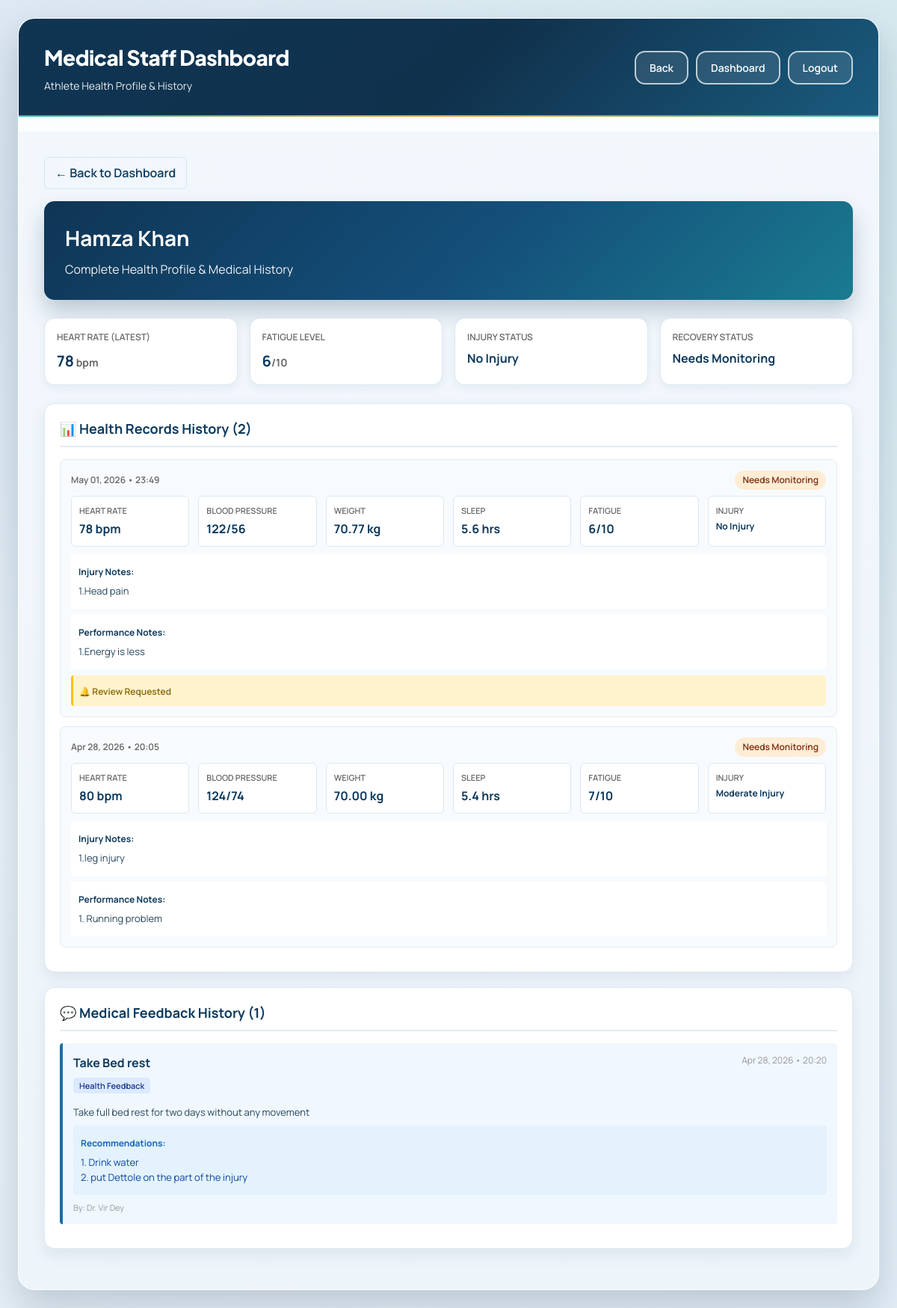
The app's page /medical-staff/athlete/3/health/ (signed in) with its own data.
### user/models.py (models this page shows, shortened)
class User(AbstractBaseUser, PermissionsMixin):
    ROLE_CHOICES = (
        ('athlete', 'Athlete'),
        ('coach', 'Coach'),
        ('medical', 'Medical Staff'),
    )
    BLOOD_GROUP_CHOICES = (
        ('A+', 'A+'),
        ('A-', 'A-'),
        ('B+', 'B+'),
        ('B-', 'B-'),
        ('AB+', 'AB+'),
        ('AB-', 'AB-'),
        ('O+', 'O+'),
        ('O-', 'O-'),
    )
    email = models.EmailField(unique=True)
    name = models.CharField(max_length=255)
    role = models.CharField(max_length=20, choices=ROLE_CHOICES, default='athlete')
    phone = models.CharField(max_length=20, blank=True)
    address = models.TextField(blank=True)
    blood_group = models.CharField(max_length=5, choices=BLOOD_GROUP_CHOICES, blank=True)
    date_of_birth = models.DateField(null=True, blank=True)
    profile_photo = models.ImageField(upload_to='profile_photos/', blank=True, null=True)
    is_approved = models.BooleanField(default=True)
    is_active = models.BooleanField(default=True)
    is_staff = models.BooleanField(default=False)
    date_joined = models.DateTimeField(default=timezone.now)
    objects = UserManager()
    USERNAME_FIELD = 'email'
    REQUIRED_FIELDS = ['name']
    class Meta:
        db_table = 'user_table'

### medical_staff/models.py (models this page shows)
class AthleteHealthRecord(models.Model):
    INJURY_STATUS_CHOICES = (
        ('none', 'No Injury'),
        ('minor', 'Minor Injury'),
        ('moderate', 'Moderate Injury'),
        ('severe', 'Severe Injury'),
        ('recovering', 'Recovering'),
    )
    RECOVERY_STATUS_CHOICES = (
        ('good', 'Good'),
        ('watch', 'Needs Monitoring'),
        ('critical', 'Critical'),
    )
    athlete = models.ForeignKey(
        settings.AUTH_USER_MODEL,
        on_delete=models.CASCADE,
        related_name='health_records',
    )
    medical_staff = models.ForeignKey(
        settings.AUTH_USER_MODEL,
        on_delete=models.CASCADE,
        related_name='recorded_health_metrics',
        null=True,
        blank=True,
    )
    recorded_on = models.DateField(auto_now_add=True)
    heart_rate = models.PositiveIntegerField(help_text='Resting heart rate (bpm)')
    blood_pressure = models.CharField(max_length=20, blank=True, help_text='e.g. 120/80')
    weight_kg = models.DecimalField(max_digits=5, decimal_places=2, null=True, blank=True)
    sleep_hours = models.DecimalField(max_digits=4, decimal_places=1, null=True, blank=True)
    fatigue_level = models.PositiveSmallIntegerField(default=1, help_text='1(low)-10(high)')
    injury_status = models.CharField(max_length=20, choices=INJURY_STATUS_CHOICES, default='none')
    injury_notes = models.TextField(blank=True)
    recovery_status = models.CharField(max_length=20, choices=RECOVERY_STATUS_CHOICES, default='good')
    performance_notes = models.TextField(blank=True)
    created_at = models.DateTimeField(auto_now_add=True)
    review_requested = models.BooleanField(default=False, help_text='Player requested medical review')
    class Meta:
        db_table = 'athlete_health_record'
        ordering = ['-created_at']

class MedicalFeedback(models.Model):
    FEEDBACK_TYPE_CHOICES = (
        ('health', 'Health Feedback'),
        ('performance', 'Performance Feedback'),
    )
    athlete = models.ForeignKey(
        settings.AUTH_USER_MODEL,
        on_delete=models.CASCADE,
        related_name='medical_feedbacks',
    )
    medical_staff = models.ForeignKey(
        settings.AUTH_USER_MODEL,
        on_delete=models.CASCADE,
        related_name='given_medical_feedbacks',
    )
    feedback_type = models.CharField(max_length=20, choices=FEEDBACK_TYPE_CHOICES)
    title = models.CharField(max_length=150)
    feedback = models.TextField()
    recommendations = models.TextField(blank=True)
    created_at = models.DateTimeField(auto_now_add=True)
    class Meta:
        db_table = 'medical_feedback'
        ordering = ['-created_at']

### medical_staff/views.py (the view)
    def wrapper(request, *args, **kwargs):
        if not (request.user.role == 'medical' or request.user.is_staff or request.user.is_superuser):
            messages.error(request, 'Access denied. Medical staff only.')
            return redirect('home')
        return view_func(request, *args, **kwargs)

### medical_staff/views.py (called while the page is built)
def medical_required(view_func):
    def wrapper(request, *args, **kwargs):
        if not (request.user.role == 'medical' or request.user.is_staff or request.user.is_superuser):
            messages.error(request, 'Access denied. Medical staff only.')
            return redirect('home')
        return view_func(request, *args, **kwargs)
    return wrapper

@login_required
@medical_required
def athlete_health_detail(request, athlete_id):
    from django.shortcuts import get_object_or_404
    athlete = get_object_or_404(User, id=athlete_id, role='athlete', is_active=True)
    health_records = AthleteHealthRecord.objects.filter(athlete=athlete).select_related('medical_staff').order_by('-created_at')
    feedback_records = MedicalFeedback.objects.filter(athlete=athlete).select_related('medical_staff').order_by('-created_at')
    latest_record = health_records.first()
    context = {
        'athlete': athlete,
        'health_records': health_records,
        'feedback_records': feedback_records,
        'latest_record': latest_record,
    }
    return render(request, 'medical_staff/athlete_health_detail.html', context)

### medical_staff/templates/medical_staff/athlete_health_detail.html (shortened to what this page needs)
{% extends 'user/base.html' %}
{% block content %}
<div class="dashboard-container">
    <div class="dashboard-header" style="margin-bottom: 20px;">
        <div class="user-info">
            <h1>Medical Staff Dashboard</h1>
            <p>Athlete Health Profile & History</p>
        </div>
        <div class="header-actions">
            <a href="javascript:history.back()" class="btn-logout">Back</a>
            <a href="{% url 'medical_staff:dashboard' %}" class="btn-logout">Dashboard</a>            <a href="{% url 'logout' %}" class="btn-logout">Logout</a>
        </div>
    </div>
    <div class="dashboard-body">
        <a href="{% url 'medical_staff:dashboard' %}" class="back-btn">← Back to Dashboard</a>
        <div class="health-header">
            <h1>{{ athlete.name }}</h1>
            <p>Complete Health Profile & Medical History</p>
        </div>
        {% if latest_record %}
        <div class="stats-grid">
            <div class="stat-card">
                <div class="stat-label">Heart Rate (Latest)</div>
                <div class="stat-value">{{ latest_record.heart_rate }}<span style="font-size: 14px; color: #666;"> bpm</span></div>
            </div>
            <div class="stat-card">
                <div class="stat-label">Fatigue Level</div>
                <div class="stat-value">{{ latest_record.fatigue_level }}<span style="font-size: 14px; color: #666;">/10</span></div>
            </div>
            <div class="stat-card">
                <div class="stat-label">Injury Status</div>
                <div class="stat-value" style="font-size: 16px;">{{ latest_record.get_injury_status_display }}</div>
            </div>
            <div class="stat-card">
                <div class="stat-label">Recovery Status</div>
                <div class="stat-value" style="font-size: 16px;">{{ latest_record.get_recovery_status_display }}</div>
            </div>
        </div>
        {% endif %}
        <div class="section-card">
            <h2 class="section-title">📊 Health Records History ({{ health_records.count }})</h2>
            {% if health_records %}
            <div>
                {% for record in health_records %}
                <div class="record-item">
                    <div class="record-header">
                        <div>
                            <div class="record-date">{{ record.created_at|date:"M d, Y • H:i" }}</div>
                        </div>
                        <div style="display: flex; gap: 8px; align-items: center;">
                            <span class="record-status status-{% if record.recovery_status == 'good' %}good{% elif record.recovery_status == 'watch' %}watch{% else %}critical{% endif %}">
                                {{ record.get_recovery_status_display }}
                            </span>
                        </div>
                    </div>
                    <div class="metric-grid">
                        <div class="metric">
                            <div class="metric-label">Heart Rate</div>
                            <div class="metric-value">{{ record.heart_rate }} bpm</div>
                        </div>
                        {% if record.blood_pressure %}
                        <div class="metric">
                            <div class="metric-label">Blood Pressure</div>
                            <div class="metric-value">{{ record.blood_pressure }}</div>
                        </div>
                        {% endif %}
                        {% if record.weight_kg %}
                        <div class="metric">
                            <div class="metric-label">Weight</div>
                            <div class="metric-value">{{ record.weight_kg }} kg</div>
                        </div>
                        {% endif %}
                        {% if record.sleep_hours %}
                        <div class="metric">
                            <div class="metric-label">Sleep</div>
                            <div class="metric-value">{{ record.sleep_hours }} hrs</div>
                        </div>
                        {% endif %}
                        <div class="metric">
                            <div class="metric-label">Fatigue</div>
                            <div class="metric-value">{{ record.fatigue_level }}/10</div>
                        </div>
                        <div class="metric">
                            <div class="metric-label">Injury</div>
                            <div class="metric-value" style="font-size: 12px;">{{ record.get_injury_status_display }}</div>
                        </div>
                    </div>
                    {% if record.injury_notes %}
                    <div style="margin-top: 10px; padding: 10px; background: #fff; border-radius: 4px;">
                        <strong style="color: #0e3a5d; font-size: 12px;">Injury Notes:</strong>
                        <p style="margin: 4px 0; color: #27465b; font-size: 13px;">{{ record.injury_notes }}</p>
                    </div>
                    {% endif %}
                    {% if record.performance_notes %}
                    <div style="margin-top: 8px; padding: 10px; background: #fff; border-radius: 4px;">
                        <strong style="color: #0e3a5d; font-size: 12px;">Performance Notes:</strong>
                        <p style="margin: 4px 0; color: #27465b; font-size: 13px;">{{ record.performance_notes }}</p>
                    </div>
                    {% endif %}
                    {% if record.review_requested %}
                    <div style="margin-top: 8px; padding: 8px; background: #fff3cd; border-radius: 4px; border-left: 3px solid #ffc107;">
                        <span style="font-size: 12px; color: #856404; font-weight: 600;">🔔 Review Requested</span>
                    </div>
                    {% endif %}
                </div>
                {% endfor %}
            </div>
            {% else %}
            <div class="empty-state">
                <p>No health records submitted yet</p>
            </div>
            {% endif %}
        </div>
        <div class="section-card">
            <h2 class="section-title">💬 Medical Feedback History ({{ feedback_records.count }})</h2>
            {% if feedback_records %}
            <div>
                {% for feedback in feedback_records %}
                <div class="feedback-item">
                    <div style="display: flex; justify-content: space-between; align-items: start; margin-bottom: 8px;">
                        <div>
                            <div class="feedback-title">{{ feedback.title }}</div>
                            <span class="feedback-type">{{ feedback.get_feedback_type_display }}</span>
                        </div>
                        <span style="color: #999; font-size: 12px;">{{ feedback.created_at|date:"M d, Y • H:i" }}</span>
                    </div>
                    <div class="feedback-text">{{ feedback.feedback|linebreaksbr }}</div>
                    {% if feedback.recommendations %}
                    <div style="background: #e3f2fd; padding: 10px; border-radius: 4px; margin-top: 8px;">
                        <strong style="color: #1565c0; font-size: 12px;">Recommendations:</strong>
                        <p style="margin: 4px 0; color: #0d47a1; font-size: 13px;">{{ feedback.recommendations|linebreaksbr }}</p>
                    </div>
                    {% endif %}
                    <div style="margin-top: 8px; color: #999; font-size: 11px;">
                        By: {{ feedback.medical_staff.name }}
                    </div>
                </div>
                {% endfor %}
            </div>
            {% else %}
            <div class="empty-state">
                <p>No feedback provided yet</p>
            </div>
            {% endif %}
        </div>
    </div>
</div>
{% endblock %}

### user/templates/user/base.html (style rules this page uses)
* { margin: 0; padding: 0; box-sizing: border-box; }
:root { --primary: #123a5a; --primary-light: #1b567f; --primary-dark: #0b2740; --secondary: #178f88; --secondary-light: #22a39b; --secondary-dark: #0f736d; --accent: #d98d23; --accent-light: #e6a13a; --accent-dark: #b8741a; --success: #18885f; --danger: #cf4c3c; --warning: #d9871f; --dark: #182536; --gray-900: #1f2e42; --gray-700: #3b4f67; --gray-600: #5a6f86; --gray-500: #7b8ea3; --gray-400: #9bb0c4; --gray-300: #cad7e4; --gray-200: #dfe8f1; --gray-100: #f3f7fb; --white: #FFFFFF; --shadow-sm: 0 6px 16px rgba(18, 58, 90, 0.06); --shadow-md: 0 12px 28px rgba(16, 45, 71, 0.12); --shadow-lg: 0 24px 50px rgba(10, 33, 53, 0.18); --radius-sm: 8px; --radius: 14px; --radius-lg: 22px; --transition: all 0.25s cubic-bezier(0.4, 0, 0.2, 1); }
body { font-family: 'Manrope', 'Plus Jakarta Sans', 'Trebuchet MS', sans-serif; background: radial-gradient(circle at 10% 15%, rgba(35, 98, 138, 0.12) 0%, transparent 45%), radial-gradient(circle at 90% 12%, rgba(23, 143, 136, 0.12) 0%, transparent 42%), linear-gradient(140deg, #edf4fb 0%, #e6f0f8 50%, #e2edf6 100%); min-height: 100vh; display: flex; align-items: center; justify-content: center; padding: 24px; line-height: 1.55; color: var(--gray-900); -webkit-font-smoothing: antialiased; -moz-osx-font-smoothing: grayscale; text-rendering: optimizeLegibility; }
a.btn, a.btn:hover, a.btn:focus, a.btn:active, .btn-logout, .btn-logout:hover, .btn-logout:focus, .btn-logout:active { text-decoration: none !important; }
.dashboard-container { width: 100%; max-width: 1280px; background: rgba(255, 255, 255, 0.92); backdrop-filter: blur(10px); border-radius: var(--radius-lg); box-shadow: var(--shadow-lg); overflow: hidden; animation: slideUp 0.5s ease; border: 1px solid rgba(255, 255, 255, 0.72); }
.dashboard-header { background: linear-gradient(135deg, #0f3553 0%, #10314c 52%, #1a5b7e 100%); padding: 30px 34px; color: var(--white); display: flex; justify-content: space-between; align-items: center; position: relative; overflow: hidden; }
.dashboard-header::after { content: ''; position: absolute; bottom: 0; left: 0; right: 0; height: 2px; background: linear-gradient(90deg, #2bb1a7, #e2a03a, #2bb1a7); }
.dashboard-header .user-info h1 { font-family: 'Plus Jakarta Sans', 'Manrope', sans-serif; font-size: 28px; margin-bottom: 6px; font-weight: 800; letter-spacing: -0.5px; }
.dashboard-header .user-info p { opacity: 0.9; font-size: 14px; display: flex; align-items: center; gap: 12px; }
.dashboard-body { padding: 34px; background: linear-gradient(180deg, #f2f7fc 0%, #edf4fa 100%); }
.header-actions { display: flex; gap: 10px; flex-wrap: wrap; }
.btn-logout { padding: 10px 18px; border: 2px solid rgba(255,255,255,0.7); background: rgba(255,255,255,0.1); color: var(--white); border-radius: var(--radius); font-size: 14px; font-weight: 600; cursor: pointer; transition: var(--transition); text-decoration: none; backdrop-filter: blur(10px); }

### records on screen
User: name "Hamza Khan"
AthleteHealthRecord: heart_rate "78", fatigue_level "6", injury_status "No Injury", recovery_status "Needs Monitoring", created_at "May 01, 2026 • 23:49", blood_pressure "122/56", weight_kg "70.77", sleep_hours "5.6", injury_notes "1.Head pain", performance_notes "1.Energy is less", review_requested "🔔 Review Requested"
AthleteHealthRecord: created_at "Apr 28, 2026 • 20:05", recovery_status "Needs Monitoring", heart_rate "80", blood_pressure "124/74", weight_kg "70.00", sleep_hours "5.4", fatigue_level "7", injury_status "Moderate Injury", injury_notes "1.leg injury", performance_notes "1. Running problem"
MedicalFeedback: title "Take Bed rest", feedback_type "Health Feedback", created_at "Apr 28, 2026 • 20:20", feedback "Take full bed rest for two days without any movement", recommendations "1. Drink water 2. put Dettole on the part of the injury", medical_staff.name "Dr. Vir Dey"

### other values on screen
{{ health_records.count }} "2"
{{ feedback_records.count }} "1"
